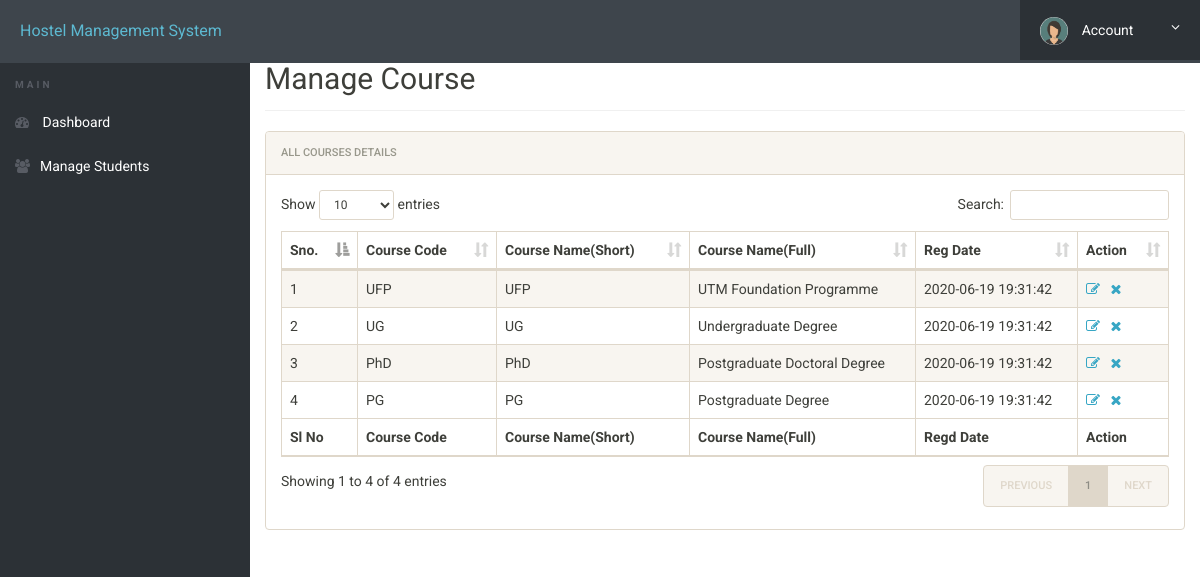
/manager/manage-courses.php (signed in), run on the app's committed database.
### tables this page shows
CREATE TABLE `courses` (
  `id` int NOT NULL,
  `course_code` varchar(255) DEFAULT NULL,
  `course_sn` varchar(255) DEFAULT NULL,
  `course_fn` varchar(255) DEFAULT NULL,
  `posting_date` timestamp NULL DEFAULT CURRENT_TIMESTAMP
);

### manager/manage-courses.php (the view, shortened to what this page needs)
<?php
include('includes/config.php');
?>
<!doctype html>
<html lang="en" class="no-js">
<head>
	<link rel="stylesheet" href="css/font-awesome.min.css">
	<link rel="stylesheet" href="css/bootstrap.min.css">
	<link rel="stylesheet" href="css/dataTables.bootstrap.min.css">
	<link rel="stylesheet" href="css/bootstrap-social.css">
	<link rel="stylesheet" href="css/bootstrap-select.css">
	<link rel="stylesheet" href="css/fileinput.min.css">
	<link rel="stylesheet" href="css/awesome-bootstrap-checkbox.css">
	<link rel="stylesheet" href="css/style.css">
</head>
<body>
	<?php include('includes/header.php');?>
	<div class="ts-main-content">
			<?php include('includes/sidebar.php');?>
		<div class="content-wrapper">
			<div class="container-fluid">
				<div class="row">
					<div class="col-md-12">
						<h2 class="page-title" style="margin-top:4%">Manage Course</h2>
						<div class="panel panel-default">
							<div class="panel-heading">All Courses Details</div>
							<div class="panel-body">
								<table id="zctb" class="display table table-striped table-bordered table-hover" cellspacing="0" width="100%">
									<thead>
										<tr>
											<th>Sno.</th>
											<th>Course Code</th>
											<th>Course Name(Short)</th>
											<th>Course Name(Full)</th>
											<th>Reg Date </th>
											<th>Action</th>
										</tr>
									</thead>
									<tfoot>
										<tr>
											<th>Sl No</th>
											<th>Course Code</th>
											<th>Course Name(Short)</th>
											<th>Course Name(Full)</th>
											<th>Regd Date</th>
											<th>Action</th>										</tr>
									</tfoot>
									<tbody>
<?php
$ret="select * from courses";
$stmt= $mysqli->prepare($ret) ;
$stmt->execute() ;
$res=$stmt->get_result();
$cnt=1;
while ($row=$res->fetch_object()) {
    ?>
<tr><td><?php echo $cnt;
    ; ?></td>
<td><?php echo $row->course_code; ?></td>
<td><?php echo $row->course_sn; ?></td>
<td><?php echo $row->course_fn; ?></td>
<td><?php echo $row->posting_date; ?></td>
<td><a href="edit-course.php?id=<?php echo $row->id; ?>"><i class="fa fa-edit"></i></a>&nbsp;&nbsp;
<a href="manage-courses.php?del=<?php echo $row->id; ?>" onclick="return confirm("Do you want to delete");"><i class="fa fa-close"></i></a></td>
										</tr>
									<?php
$cnt=$cnt+1;
} ?>
									</tbody>
								</table>
							</div>
						</div>
					</div>
				</div>
			</div>
		</div>
	</div>
</body>
</html>

### manager/css/style.css (style rules this page uses)
html { font-size: 14px; }
@media only screen and (min-width: 480px) { html { font-size: 17px; } }
@media only screen and (min-width: 768px) { html { font-size: 14px; } }
body { font-size: 1em; }
a { color: #37a6c4; }
.panel { overflow: hidden; }
.page-title { padding-bottom: 15px; margin-bottom: 20px; border-bottom: 1px solid #f0f0f0; }
.ts-main-content .content-wrapper { padding-top: 15px; margin-top: 10px; }
@media only screen and (min-width: 992px) { .ts-main-content .content-wrapper { margin-left: 250px; } }

### data on the page
courses: course_code "UFP", course_sn "UFP", course_fn "UTM Foundation Programme", posting_date "2020-06-19 19:31:42"
courses: course_code "UG", course_sn "UG", course_fn "Undergraduate Degree", posting_date "2020-06-19 19:31:42"
courses: course_code "PhD", course_sn "PhD", course_fn "Postgraduate Doctoral Degree", posting_date "2020-06-19 19:31:42"
courses: course_code "PG", course_sn "PG", course_fn "Postgraduate Degree", posting_date "2020-06-19 19:31:42"
